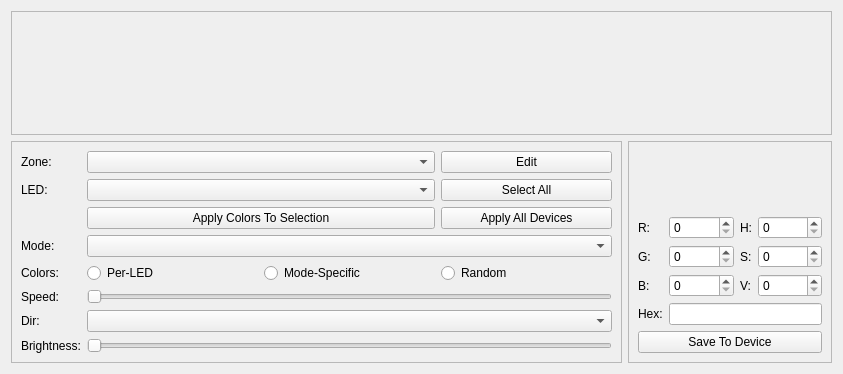
<?xml version="1.0" encoding="UTF-8"?>
<ui version="4.0">
 <class>OpenRGBDevicePageUi</class>
 <widget class="QFrame" name="OpenRGBDevicePageUi">
  <property name="geometry">
   <rect>
    <x>0</x>
    <y>0</y>
    <width>843</width>
    <height>374</height>
   </rect>
  </property>
  <property name="windowTitle">
   <string notr="true">Device Page</string>
  </property>
  <layout class="QGridLayout" name="OpenRGBDevicePageUiGridLayout" rowstretch="0,0" columnstretch="3,1">
   <item row="1" column="1">
    <widget class="QFrame" name="ColorFrame">
     <property name="sizePolicy">
      <sizepolicy hsizetype="Expanding" vsizetype="Expanding">
       <horstretch>0</horstretch>
       <verstretch>0</verstretch>
      </sizepolicy>
     </property>
     <property name="autoFillBackground">
      <bool>true</bool>
     </property>
     <property name="frameShape">
      <enum>QFrame::Shape::StyledPanel</enum>
     </property>
     <property name="frameShadow">
      <enum>QFrame::Shadow::Sunken</enum>
     </property>
     <layout class="QGridLayout" name="ColorGridLayout" rowstretch="10,0,0,0" columnstretch="0">
      <item row="2" column="0">
       <widget class="QFrame" name="ColorEntryFrame">
        <property name="frameShape">
         <enum>QFrame::Shape::NoFrame</enum>
        </property>
        <property name="frameShadow">
         <enum>QFrame::Shadow::Raised</enum>
        </property>
        <layout class="QGridLayout" name="ColorEntryGridLayout" columnstretch="0,1,0,1">
         <property name="leftMargin">
          <number>0</number>
         </property>
         <property name="topMargin">
          <number>0</number>
         </property>
         <property name="rightMargin">
          <number>0</number>
         </property>
         <property name="bottomMargin">
          <number>0</number>
         </property>
         <item row="0" column="0">
          <widget class="QLabel" name="RedLabel">
           <property name="text">
            <string>R:</string>
           </property>
          </widget>
         </item>
         <item row="0" column="1">
          <widget class="QSpinBox" name="RedSpinBox">
           <property name="maximum">
            <number>255</number>
           </property>
          </widget>
         </item>
         <item row="0" column="2">
          <widget class="QLabel" name="HueLabel">
           <property name="text">
            <string>H:</string>
           </property>
          </widget>
         </item>
         <item row="0" column="3">
          <widget class="QSpinBox" name="HueSpinBox">
           <property name="maximum">
            <number>359</number>
           </property>
          </widget>
         </item>
         <item row="1" column="0">
          <widget class="QLabel" name="GreenLabel">
           <property name="text">
            <string>G:</string>
           </property>
          </widget>
         </item>
         <item row="1" column="1">
          <widget class="QSpinBox" name="GreenSpinBox">
           <property name="maximum">
            <number>255</number>
           </property>
          </widget>
         </item>
         <item row="1" column="2">
          <widget class="QLabel" name="SatLabel">
           <property name="text">
            <string>S:</string>
           </property>
          </widget>
         </item>
         <item row="1" column="3">
          <widget class="QSpinBox" name="SatSpinBox">
           <property name="maximum">
            <number>255</number>
           </property>
          </widget>
         </item>
         <item row="2" column="0">
          <widget class="QLabel" name="BlueLabel">
           <property name="text">
            <string>B:</string>
           </property>
          </widget>
         </item>
         <item row="2" column="1">
          <widget class="QSpinBox" name="BlueSpinBox">
           <property name="maximum">
            <number>255</number>
           </property>
          </widget>
         </item>
         <item row="2" column="2">
          <widget class="QLabel" name="ValLabel">
           <property name="text">
            <string>V:</string>
           </property>
          </widget>
         </item>
         <item row="2" column="3">
          <widget class="QSpinBox" name="ValSpinBox">
           <property name="maximum">
            <number>255</number>
           </property>
          </widget>
         </item>
         <item row="3" column="0">
          <widget class="QLabel" name="HexLabel">
           <property name="text">
            <string>Hex:</string>
           </property>
          </widget>
         </item>
         <item row="3" column="1" colspan="3">
          <widget class="QLineEdit" name="HexLineEdit">
           <property name="maxLength">
            <number>8</number>
           </property>
          </widget>
         </item>
        </layout>
       </widget>
      </item>
      <item row="0" column="0">
       <widget class="ColorWheel" name="ColorWheelBox" native="true">
        <property name="sizePolicy">
         <sizepolicy hsizetype="Preferred" vsizetype="Preferred">
          <horstretch>0</horstretch>
          <verstretch>0</verstretch>
         </sizepolicy>
        </property>
       </widget>
      </item>
      <item row="1" column="0">
       <widget class="Swatches" name="SwatchBox" native="true">
        <property name="sizePolicy">
         <sizepolicy hsizetype="Preferred" vsizetype="Preferred">
          <horstretch>0</horstretch>
          <verstretch>0</verstretch>
         </sizepolicy>
        </property>
        <property name="styleSheet">
         <string notr="true"/>
        </property>
       </widget>
      </item>
      <item row="3" column="0">
       <widget class="QPushButton" name="DeviceSaveButton">
        <property name="text">
         <string>Save To Device</string>
        </property>
       </widget>
      </item>
     </layout>
    </widget>
   </item>
   <item row="1" column="0">
    <widget class="QFrame" name="ControlsFrame">
     <property name="sizePolicy">
      <sizepolicy hsizetype="Expanding" vsizetype="Expanding">
       <horstretch>0</horstretch>
       <verstretch>0</verstretch>
      </sizepolicy>
     </property>
     <property name="autoFillBackground">
      <bool>true</bool>
     </property>
     <property name="frameShape">
      <enum>QFrame::Shape::StyledPanel</enum>
     </property>
     <property name="frameShadow">
      <enum>QFrame::Shadow::Sunken</enum>
     </property>
     <layout class="QGridLayout" name="ControlsGridLayout" columnstretch="0,1,1,1">
      <item row="5" column="0">
       <widget class="QLabel" name="SpeedLabel">
        <property name="text">
         <string>Speed:</string>
        </property>
       </widget>
      </item>
      <item row="1" column="1" colspan="2">
       <widget class="QComboBox" name="LEDBox"/>
      </item>
      <item row="0" column="1" colspan="2">
       <widget class="QComboBox" name="ZoneBox"/>
      </item>
      <item row="4" column="3">
       <widget class="QRadioButton" name="RandomCheck">
        <property name="text">
         <string>Random</string>
        </property>
       </widget>
      </item>
      <item row="3" column="0">
       <widget class="QLabel" name="ModeLabel">
        <property name="text">
         <string>Mode:</string>
        </property>
       </widget>
      </item>
      <item row="6" column="0">
       <widget class="QLabel" name="DirectionLabel">
        <property name="text">
         <string>Dir:</string>
        </property>
       </widget>
      </item>
      <item row="5" column="1" colspan="3">
       <widget class="QTooltipedSlider" name="SpeedSlider">
        <property name="orientation">
         <enum>Qt::Orientation::Horizontal</enum>
        </property>
       </widget>
      </item>
      <item row="4" column="0">
       <widget class="QLabel" name="ColorLabel">
        <property name="text">
         <string>Colors:</string>
        </property>
       </widget>
      </item>
      <item row="4" column="1">
       <widget class="QRadioButton" name="PerLEDCheck">
        <property name="text">
         <string>Per-LED</string>
        </property>
       </widget>
      </item>
      <item row="0" column="0">
       <widget class="QLabel" name="ZoneLabel">
        <property name="text">
         <string>Zone:</string>
        </property>
       </widget>
      </item>
      <item row="3" column="1" colspan="3">
       <widget class="QComboBox" name="ModeBox"/>
      </item>
      <item row="2" column="3">
       <widget class="QPushButton" name="SetAllButton">
        <property name="toolTip">
         <string>&lt;html&gt;&lt;head/&gt;&lt;body&gt;&lt;p align=&quot;justify&quot;&gt;Sets all devices to&lt;br/&gt;&lt;b&gt;Static&lt;/b&gt; mode and&lt;br/&gt;applies the selected color.&lt;/p&gt;&lt;/body&gt;&lt;/html&gt;</string>
        </property>
        <property name="text">
         <string>Apply All Devices</string>
        </property>
       </widget>
      </item>
      <item row="1" column="0">
       <widget class="QLabel" name="LEDLabel">
        <property name="text">
         <string>LED:</string>
        </property>
       </widget>
      </item>
      <item row="0" column="3">
       <widget class="QPushButton" name="EditZoneButton">
        <property name="text">
         <string>Edit</string>
        </property>
       </widget>
      </item>
      <item row="4" column="2">
       <widget class="QRadioButton" name="ModeSpecificCheck">
        <property name="text">
         <string>Mode-Specific</string>
        </property>
       </widget>
      </item>
      <item row="2" column="1" colspan="2">
       <widget class="QPushButton" name="ApplyColorsButton">
        <property name="text">
         <string>Apply Colors To Selection</string>
        </property>
       </widget>
      </item>
      <item row="1" column="3">
       <widget class="QPushButton" name="SelectAllLEDsButton">
        <property name="text">
         <string>Select All</string>
        </property>
       </widget>
      </item>
      <item row="7" column="1" colspan="3">
       <widget class="QTooltipedSlider" name="BrightnessSlider">
        <property name="orientation">
         <enum>Qt::Orientation::Horizontal</enum>
        </property>
       </widget>
      </item>
      <item row="6" column="1" colspan="3">
       <widget class="QComboBox" name="DirectionBox"/>
      </item>
      <item row="7" column="0">
       <widget class="QLabel" name="BrightnessLabel">
        <property name="text">
         <string>Brightness:</string>
        </property>
       </widget>
      </item>
     </layout>
    </widget>
   </item>
   <item row="0" column="0" colspan="2">
    <widget class="QFrame" name="DeviceViewBoxFrame">
     <property name="sizePolicy">
      <sizepolicy hsizetype="Preferred" vsizetype="Preferred">
       <horstretch>0</horstretch>
       <verstretch>0</verstretch>
      </sizepolicy>
     </property>
     <property name="minimumSize">
      <size>
       <width>0</width>
       <height>0</height>
      </size>
     </property>
     <property name="autoFillBackground">
      <bool>true</bool>
     </property>
     <property name="frameShape">
      <enum>QFrame::Shape::StyledPanel</enum>
     </property>
     <property name="frameShadow">
      <enum>QFrame::Shadow::Sunken</enum>
     </property>
     <layout class="QGridLayout" name="DeviceViewBoxGridLayout">
      <item row="0" column="0">
       <widget class="DeviceView" name="DeviceViewBox" native="true">
        <property name="sizePolicy">
         <sizepolicy hsizetype="Expanding" vsizetype="Expanding">
          <horstretch>0</horstretch>
          <verstretch>0</verstretch>
         </sizepolicy>
        </property>
        <property name="minimumSize">
         <size>
          <width>0</width>
          <height>0</height>
         </size>
        </property>
       </widget>
      </item>
     </layout>
    </widget>
   </item>
  </layout>
 </widget>
 <customwidgets>
  <customwidget>
   <class>ColorWheel</class>
   <extends>QWidget</extends>
   <header location="global">ColorWheel.h</header>
   <container>1</container>
   <slots>
    <signal>colorChanged(QColor)</signal>
   </slots>
  </customwidget>
  <customwidget>
   <class>DeviceView</class>
   <extends>QWidget</extends>
   <header location="global">DeviceView.h</header>
   <container>1</container>
  </customwidget>
  <customwidget>
   <class>Swatches</class>
   <extends>QWidget</extends>
   <header location="global">swatches.h</header>
   <container>1</container>
   <slots>
    <signal>swatchChanged(QColor)</signal>
    <slot>currentColorInput(QColor)</slot>
   </slots>
  </customwidget>
  <customwidget>
   <class>QTooltipedSlider</class>
   <extends>QSlider</extends>
   <header location="global">QTooltipedSlider.h</header>
  </customwidget>
 </customwidgets>
 <tabstops>
  <tabstop>ZoneBox</tabstop>
  <tabstop>EditZoneButton</tabstop>
  <tabstop>LEDBox</tabstop>
  <tabstop>SelectAllLEDsButton</tabstop>
  <tabstop>ApplyColorsButton</tabstop>
  <tabstop>SetAllButton</tabstop>
  <tabstop>ModeBox</tabstop>
  <tabstop>PerLEDCheck</tabstop>
  <tabstop>ModeSpecificCheck</tabstop>
  <tabstop>RandomCheck</tabstop>
  <tabstop>SpeedSlider</tabstop>
  <tabstop>DirectionBox</tabstop>
  <tabstop>BrightnessSlider</tabstop>
  <tabstop>RedSpinBox</tabstop>
  <tabstop>GreenSpinBox</tabstop>
  <tabstop>BlueSpinBox</tabstop>
  <tabstop>HueSpinBox</tabstop>
  <tabstop>SatSpinBox</tabstop>
  <tabstop>ValSpinBox</tabstop>
  <tabstop>DeviceSaveButton</tabstop>
 </tabstops>
 <resources/>
 <connections/>
</ui>
